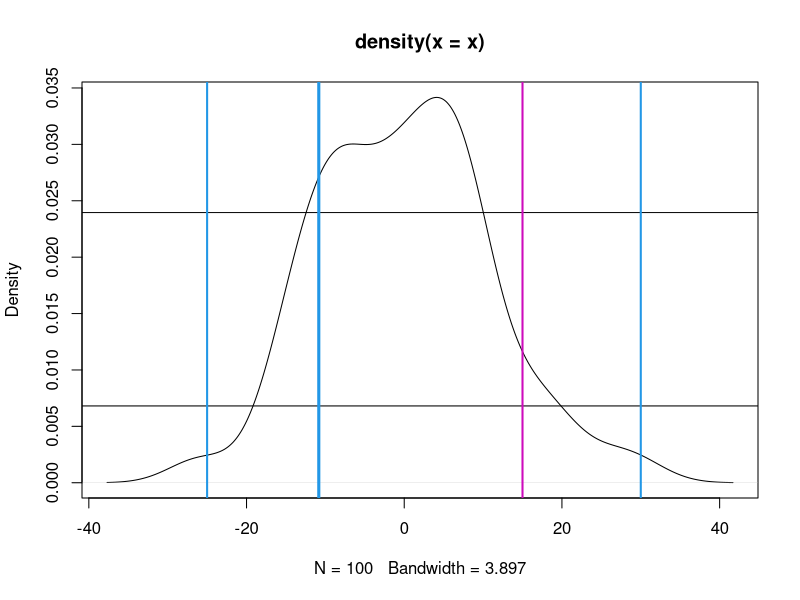
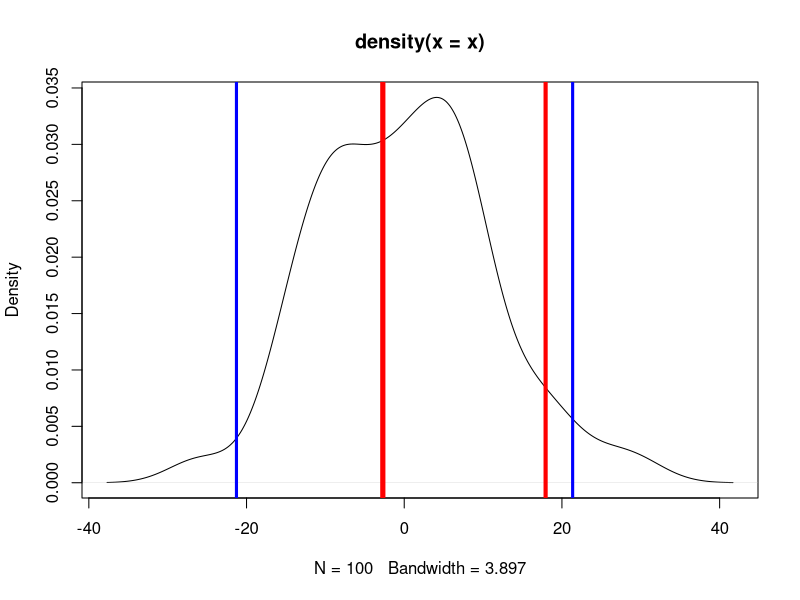

R code for these plots, in order:
# Sampling Distribution ####
plot.new()

# Generate Random Nos from ND ####
rnorm(100)
rnorm(100)*10
round(rnorm(100)*10)
x=round(rnorm(100)*10)
meanx = mean(x)
sdx = sd(x)
# plot ####
plot(density(x))

# dnorm() returns the probability density function or pdf.####
dnorm(1)
dnorm(-2)
dnorm(3)
#height of the normal curve at some value along the x-axis. ####
dnorm(1,mean=meanx,sd=sdx)
dnorm(10,mean=meanx,sd=sdx)
dnorm(10,mean=meanx,sd=sdx)
abline(h=dnorm(-10,mean=meanx,sd=sdx))
abline(h=dnorm(20,mean=meanx,sd=sdx))

# Cumulative Freq / Area under the curve
# default - lower tail. area from left side
pnorm(0)
pnorm(0,mean=meanx, sd=sdx)
pnorm(10,mean=meanx, sd=sdx)
pnorm(100,mean=meanx, sd=sdx)
pnorm(30,mean=meanx, sd=sdx)

abline(v=30,col=4,lwd=2)
abline(v=-25,col=4,lwd=2)
abline(v=meanx - 1 * sdx,col=4,lwd=3)
# Upper Tail
pnorm(15,mean=meanx, sd=sdx,lower.tail = F)
abline(v=15,col=6,lwd=2)  # area to the right of 15

plot.new()
plot(density(x))

#Quantiles
qnorm(.95)
qnorm(.10) # 10% values
abline(v=qnorm(.95,mean=meanx,sd=sdx),col="red",lwd=4)
# 95% values upto this point from left
# 60% values from right
qnorm(.60,mean=meanx,sd=sdx,lower.tail = F)
abline(v=qnorm(.60,mean=meanx,sd=sdx,lower.tail = F),col="red",lwd=5)
qnorm(c(.025,.975),mean=meanx,sd=sdx)
abline(v=qnorm(c(.025,.975),mean=meanx,sd=sdx),col="blue",lwd=3)
